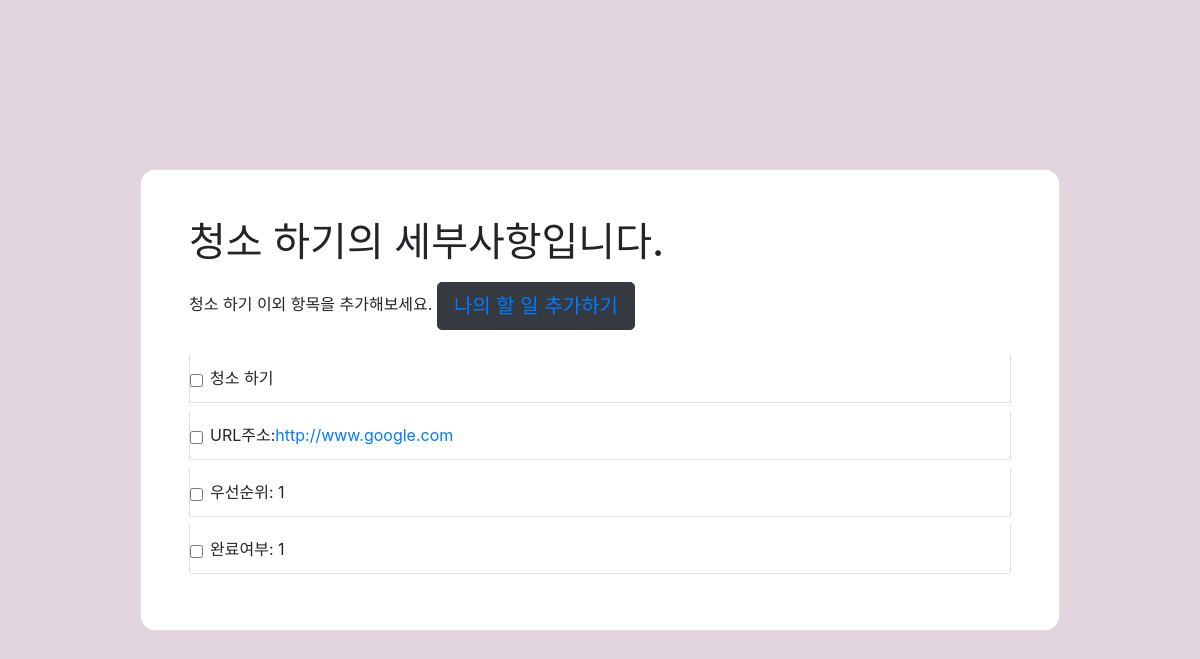
The app's page /todolist/detail/3/ with its own data.
### todolist/models.py (models this page shows, shortened)
class Todolist(models.Model):
    todo_title = models.CharField(max_length=30)
    todo_url = models.URLField(blank=True)
    todo_priority = models.IntegerField('우선 순위 입력',default=0,help_text='우선 순위는 0~9사이로 입력하세요.')
    todo_completion = models.IntegerField('완료 여부 입력',default=0,help_text='완료 여부는 0과 1로 입력하세요.')
    category = models.ManyToManyField('Category')

### todolist/views.py (the view)
# urls.py: path('detail/<int:pk>/',TodolistDetailView.as_view(),name='detail'),
class TodolistDetailView(DetailView):
    model = Todolist

### todolist/templates/todolist/todolist_detail.html (shortened to what this page needs)
<!DOCTYPE html>
<html lang="en">
<head>
    <link rel="stylesheet" href="https://cdn.jsdelivr.net/npm/bootstrap@4.6.0/dist/css/bootstrap.min.css">
</head>
<body>
    <section class="vh-100" style="background-color: #e2d5de;">
        <div class="container py-5 h-100">
          <div class="row d-flex justify-content-center align-items-center h-100">
            <div class="col col-xl-10">
              <div class="card" style="border-radius: 15px;">
                <div class="card-body p-5">
                  <h1 class="mb-3">{{todolist.todo_title}}의 세부사항입니다.</h1>
                  <form class="d-flex justify-content-center align-items-center mb-4">
                    <div class="form-outline flex-fill">
                     {{todolist.todo_title}} 이외 항목을 추가해보세요.</label>
                      <button type="submit" class="btn btn-dark btn-lg ms-2"><a href="{%url 'create' %}">나의 할 일 추가하기</a></button>
                    </div>
                  </form>
                  <ul class="list-group mb-0">
                    <li
                      class="list-group-item d-flex justify-content-between align-items-center border-start-0 border-top-0 border-end-0 border-bottom rounded-0 mb-2">
                      <div class="d-flex align-items-center">
                        <input class="form-check-input me-2" type="checkbox" value="" aria-label="..." />
                         {{todolist.todo_title}}
                      </div>
                    </li>
                    <li
                      class="list-group-item d-flex justify-content-between align-items-center border-start-0 border-top-0 border-end-0 border-bottom rounded-0 mb-2">
                      <div class="d-flex align-items-center">
                        <input class="form-check-input me-2" type="checkbox" value="" aria-label="..." />
                        URL주소: <a href="{{todolist.todo_url}}">{{todolist.todo_url}}</a>
                      </div>
                    </li>
                    <li
                      class="list-group-item d-flex justify-content-between align-items-center border-start-0 border-top-0 border-end-0 border-bottom rounded-0 mb-2">
                      <div class="d-flex align-items-center">
                        <input class="form-check-input me-2" type="checkbox" value="" aria-label="..." />
                        우선순위:  {{todolist.todo_priority}}
                      </div>
                    </li>
                    <li
                      class="list-group-item d-flex justify-content-between align-items-center border-start-0 border-top-0 border-end-0 border-bottom rounded-0 mb-2">
                      <div class="d-flex align-items-center">
                        <input class="form-check-input me-2" type="checkbox" value="" aria-label="..." />
                        완료여부:  {{todolist.todo_completion}}
                      </div>
                    </li>
                </div>
              </div>
            </div>
          </div>
        </div>
      </section>
</body>
</html>

### records on screen
Todolist: todo_title "청소 하기", todo_url "http://www.google.com", todo_priority "1", todo_completion "1"
